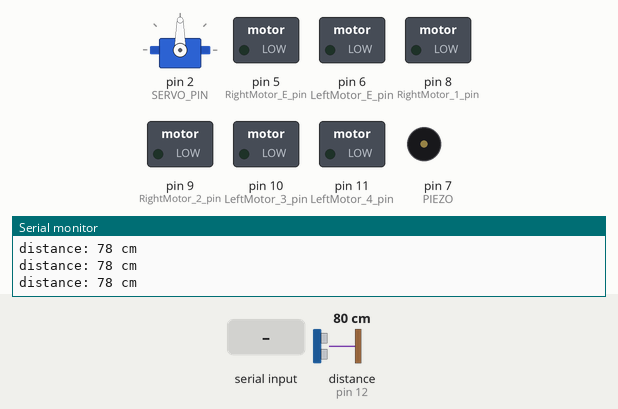
Recording of a sketch running on a simulated Arduino Uno, built with avr-gcc and run on an emulated ATmega328P. Shown: servo, switched loads named in the sketch (green lamp = pin HIGH), buzzer (waves = sounding), the last lines printed to the serial monitor. Wiring (inferred from the names in the program): ultrasonic range finder: trigger pin 13; echo pin 12. Dashed ring = blinking. The inputs (shaded band) are chosen by the test bench; at power-on: distance to the obstacle (sensor on pin 12) 80 cm. The echo pulse lasts 58.3 µs per cm; random numbers use the default seed unless the sketch sets one; pins used as bus, display or sensor lines are not drawn.

Above: at 3.2 s.
3.3 s: distance to the obstacle (sensor on pin 12) set to 12 cm
6.3 s: distance to the obstacle (sensor on pin 12) set to 9 cm
At 6.73 s:
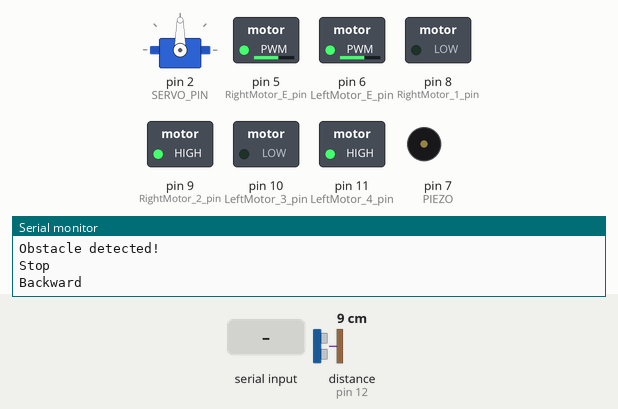
At 7.56 s:
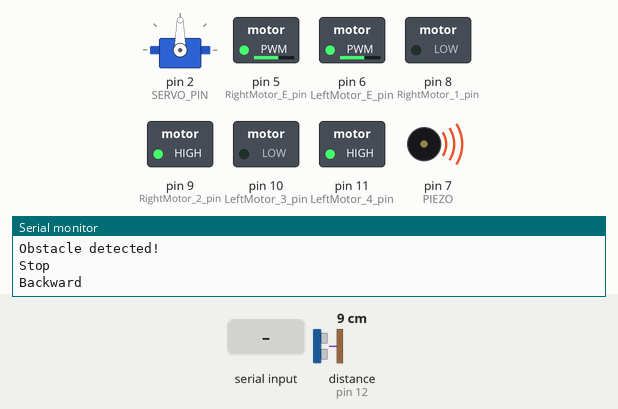
9.3 s: "UP\n" received over the second serial link
At 10.7 s:
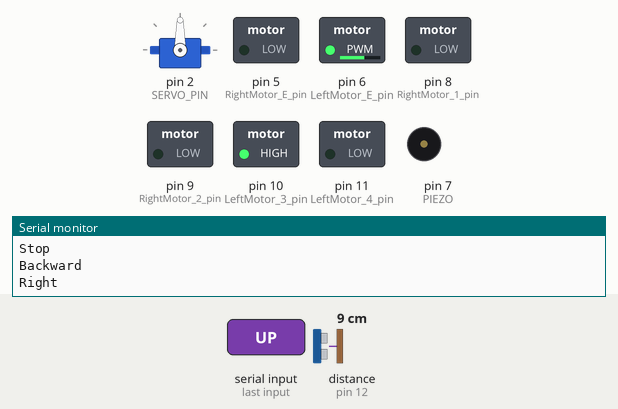
12.3 s: "SPEED90\n" received over the second serial link
Timing chart, 0 to 16.3 s (numbered marks = the images above; inputs shaded):
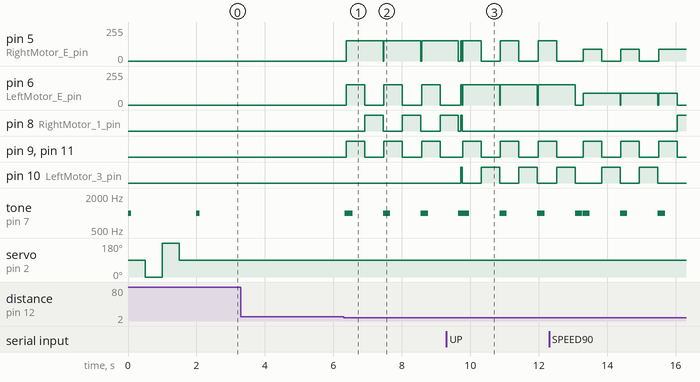

Measured:
- the behaviour switches between 11 and 10 cm on distance to the obstacle (sensor on pin 12) (found by bisection; images 0 and 1)
- after the input at 6.3 s, pin 5 (RightMotor_E_pin): 0/255 → 153/255 after 0.07 s; pin 6 (LeftMotor_E_pin): alternates 153/255 for 0.54 s and 0/255 for 0.56 s, starting after 0.07 s
- by itself, tone on pin 7 (PIEZO): alternates 1000 Hz for 0.10 s and silent for 1.9 s

The sketch:

rc_car_simple.ino
```cpp
/*
 * RC CAR Simple Version
 * 서보모터, 기어모터, 블루투스, 초음파센서만 동작
 * LCD, 8X8 LED Matrix 제외
 *
 * 핀 배치 (예제코드 기준):
 * - 서보모터: 2번 핀
 * - 블루투스: RX=3, TX=4
 * - 모터드라이버: 오른쪽(E=5, IN1=8, IN2=9), 왼쪽(IN3=10, IN4=11, E=6)
 * - 초음파센서: TRIG=13, ECHO=12
 * - 피에조: 7번 핀
 */

#include <SoftwareSerial.h>   // 블루투스 통신 라이브러리
#include <Servo.h>            // 서보 모터 라이브러리

/* 초음파 센서 핀 정의 (2_Ultrasonic_sensor 기준) */
#define TRIG 13
#define ECHO 12

/* 모터 드라이버 핀 정의 (6_Motor_driver 기준) */
#define RightMotor_E_pin  5   // 오른쪽 모터 Enable & PWM
#define RightMotor_1_pin  8   // 오른쪽 모터 IN1
#define RightMotor_2_pin  9   // 오른쪽 모터 IN2
#define LeftMotor_3_pin   10  // 왼쪽 모터 IN3
#define LeftMotor_4_pin   11  // 왼쪽 모터 IN4
#define LeftMotor_E_pin   6   // 왼쪽 모터 Enable & PWM

/* 블루투스 핀 정의 (11_Bluetooth 기준) */
#define BT_RXD 3
#define BT_TXD 4

/* 피에조 부저 */
#define PIEZO 7

/* 서보모터 핀 (1_Servo_motor 기준) */
#define SERVO_PIN 2

/* 모터 속도 설정 (0~255) */
int L_MotorSpeed = 153;   // 왼쪽 모터 속도
int R_MotorSpeed = 153;   // 오른쪽 모터 속도

/* 모터 동작 시간 (ms) */
int move_delay = 40;

/* 장애물 회피 모드 설정 */
bool obstacleAvoidMode = true;   // true: 장애물 회피 ON, false: OFF

/* 서보모터 객체 */
Servo myservo;

/* 블루투스 통신 변수 */
char inBTChar;
String inputBTString;
char inSLChar;
String inputSLString;

/* 블루투스 시리얼 객체 */
SoftwareSerial bluetooth(BT_RXD, BT_TXD);

/*
 * 전진 동작
 */
void SmartCar_Go() {
  Serial.println("Forward");

  digitalWrite(RightMotor_1_pin, HIGH);
  digitalWrite(RightMotor_2_pin, LOW);
  digitalWrite(LeftMotor_3_pin, HIGH);
  digitalWrite(LeftMotor_4_pin, LOW);

  analogWrite(RightMotor_E_pin, R_MotorSpeed);
  analogWrite(LeftMotor_E_pin, L_MotorSpeed);

  delay(move_delay);
}

/*
 * 후진 동작
 */
void SmartCar_Back() {
  Serial.println("Backward");

  digitalWrite(RightMotor_1_pin, LOW);
  digitalWrite(RightMotor_2_pin, HIGH);
  digitalWrite(LeftMotor_3_pin, LOW);
  digitalWrite(LeftMotor_4_pin, HIGH);

  analogWrite(RightMotor_E_pin, R_MotorSpeed);
  analogWrite(LeftMotor_E_pin, L_MotorSpeed);

  delay(move_delay);
}

/*
 * 왼쪽 회전 (오른쪽 모터만 동작)
 */
void SmartCar_Left() {
  Serial.println("Left");

  digitalWrite(RightMotor_1_pin, HIGH);
  digitalWrite(RightMotor_2_pin, LOW);
  digitalWrite(LeftMotor_3_pin, LOW);
  digitalWrite(LeftMotor_4_pin, LOW);

  analogWrite(RightMotor_E_pin, R_MotorSpeed);
  analogWrite(LeftMotor_E_pin, 0);

  delay(move_delay);
}

/*
 * 오른쪽 회전 (왼쪽 모터만 동작)
 */
void SmartCar_Right() {
  Serial.println("Right");

  digitalWrite(RightMotor_1_pin, LOW);
  digitalWrite(RightMotor_2_pin, LOW);
  digitalWrite(LeftMotor_3_pin, HIGH);
  digitalWrite(LeftMotor_4_pin, LOW);

  analogWrite(RightMotor_E_pin, 0);
  analogWrite(LeftMotor_E_pin, L_MotorSpeed);

  delay(move_delay);
}

/*
 * 정지 동작
 */
void SmartCar_Stop() {
  Serial.println("Stop");

  digitalWrite(RightMotor_1_pin, LOW);
  digitalWrite(RightMotor_2_pin, LOW);
  digitalWrite(LeftMotor_3_pin, LOW);
  digitalWrite(LeftMotor_4_pin, LOW);

  analogWrite(RightMotor_E_pin, 0);
  analogWrite(LeftMotor_E_pin, 0);

  tone(PIEZO, 1000, 200);

  delay(10);
}

/*
 * 초음파 센서로 거리 측정
 */
long getDistance() {
  long duration, distance;

  digitalWrite(TRIG, HIGH);
  delayMicroseconds(10);
  digitalWrite(TRIG, LOW);

  duration = pulseIn(ECHO, HIGH);
  distance = ((float)(340 * duration) / 10000) / 2;

  Serial.print("distance: ");
  Serial.print(distance);
  Serial.println(" cm");

  return distance;
}

/*
 * 초기 설정
 */
void setup() {
  // 시리얼 통신 초기화
  Serial.begin(9600);
  bluetooth.begin(9600);

  // 문자열 초기화
  inputBTString = "";
  inputSLString = "";

  // 모터 드라이버 핀 설정
  pinMode(RightMotor_E_pin, OUTPUT);
  pinMode(RightMotor_1_pin, OUTPUT);
  pinMode(RightMotor_2_pin, OUTPUT);
  pinMode(LeftMotor_3_pin, OUTPUT);
  pinMode(LeftMotor_4_pin, OUTPUT);
  pinMode(LeftMotor_E_pin, OUTPUT);

  // 초음파 센서 핀 설정
  pinMode(TRIG, OUTPUT);
  pinMode(ECHO, INPUT);

  // 피에조 핀 설정
  pinMode(PIEZO, OUTPUT);

  // 시작 알림
  tone(PIEZO, 1000, 100);

  // 서보모터 초기 테스트
  myservo.attach(SERVO_PIN);
  myservo.write(90);    // 중앙 위치
  delay(500);
  myservo.write(0);     // 0도
  delay(500);
  myservo.write(180);   // 180도
  delay(500);
  myservo.write(90);    // 다시 중앙
  delay(500);
  myservo.detach();

  tone(PIEZO, 1000, 100);

  Serial.println("RC CAR Ready!");
}

/*
 * 메인 루프
 */
void loop() {
  // 블루투스 또는 시리얼 통신 처리
  while (bluetooth.available() || Serial.available()) {
    if (bluetooth.available()) {
      inBTChar = (char)bluetooth.read();
    }
    if (Serial.available()) {
      inSLChar = (char)Serial.read();
    }

    if (inBTChar == '\n' || inBTChar == '\r' || inBTChar == '_' || inSLChar == '_') {

      if (inputBTString.equals("STOP") || inputSLString.equals("STOP")) {
        SmartCar_Stop();
        tone(PIEZO, 1000, 200);
        bluetooth.print("OK");
        inputBTString = "";
        inputSLString = "";

      } else if (inputBTString.equals("LEFT") || inputSLString.equals("LEFT")) {
        SmartCar_Left();
        bluetooth.print("OK");
        inputBTString = "";
        inputSLString = "";

      } else if (inputBTString.equals("RIGHT") || inputSLString.equals("RIGHT")) {
        SmartCar_Right();
        bluetooth.print("OK");
        inputBTString = "";
        inputSLString = "";

      } else if (inputBTString.equals("UP") || inputSLString.equals("UP")) {
        SmartCar_Go();
        bluetooth.print("OK");
        inputBTString = "";
        inputSLString = "";

      } else if (inputBTString.equals("DOWN") || inputSLString.equals("DOWN")) {
        SmartCar_Back();
        bluetooth.print("OK");
        inputBTString = "";
        inputSLString = "";

      } else if (inputBTString.equals("SERVOUP") || inputSLString.equals("SERVOUP")) {
        myservo.attach(SERVO_PIN);
        myservo.write(180);
        delay(500);
        myservo.detach();
        bluetooth.print("OK");
        inputBTString = "";
        inputSLString = "";

      } else if (inputBTString.equals("SERVODOWN") || inputSLString.equals("SERVODOWN")) {
        myservo.attach(SERVO_PIN);
        myservo.write(0);
        delay(500);
        myservo.detach();
        bluetooth.print("OK");
        inputBTString = "";
        inputSLString = "";

      } else if (inputBTString.equals("SERVOMID") || inputSLString.equals("SERVOMID")) {
        myservo.attach(SERVO_PIN);
        myservo.write(90);
        delay(500);
        myservo.detach();
        bluetooth.print("OK");
        inputBTString = "";
        inputSLString = "";

      } else if (inputBTString.startsWith("SPEED") || inputSLString.startsWith("SPEED")) {
        // 속도 조절 명령 (예: SPEED150)
        String speedStr = inputBTString.length() > 0 ? inputBTString.substring(5) : inputSLString.substring(5);
        int newSpeed = speedStr.toInt();
        if (newSpeed >= 0 && newSpeed <= 255) {
          L_MotorSpeed = newSpeed;
          R_MotorSpeed = newSpeed;
          Serial.print("Speed set to: ");
          Serial.println(newSpeed);
        }
        bluetooth.print("OK");
        inputBTString = "";
        inputSLString = "";

      } else if (inputBTString.equals("AVOIDON") || inputSLString.equals("AVOIDON")) {
        // 장애물 회피 모드 ON
        obstacleAvoidMode = true;
        Serial.println("Obstacle Avoidance: ON");
        tone(PIEZO, 1500, 100);
        delay(150);
        tone(PIEZO, 1500, 100);
        bluetooth.print("OK");
        inputBTString = "";
        inputSLString = "";

      } else if (inputBTString.equals("AVOIDOFF") || inputSLString.equals("AVOIDOFF")) {
        // 장애물 회피 모드 OFF
        obstacleAvoidMode = false;
        Serial.println("Obstacle Avoidance: OFF");
        tone(PIEZO, 500, 200);
        bluetooth.print("OK");
        inputBTString = "";
        inputSLString = "";

      } else if (inputBTString.equals("STATUS") || inputSLString.equals("STATUS")) {
        // 현재 상태 확인
        Serial.println("=== STATUS ===");
        Serial.print("Obstacle Avoidance: ");
        Serial.println(obstacleAvoidMode ? "ON" : "OFF");
        Serial.print("Motor Speed: ");
        Serial.println(L_MotorSpeed);
        bluetooth.print(obstacleAvoidMode ? "AVOID:ON" : "AVOID:OFF");
        inputBTString = "";
        inputSLString = "";

      } else {
        // 알 수 없는 명령
        Serial.print("Unknown command: ");
        Serial.println(inputBTString);
        tone(PIEZO, 500, 100);
        inputBTString = "";
        inputSLString = "";
      }

      // 문자 초기화
      inBTChar = 0;
      inSLChar = 0;

    } else {
      if (inBTChar != 0 && inBTChar != -1) {
        inputBTString += inBTChar;
      }
      if (inSLChar != 0 && inSLChar != -1) {
        inputSLString += inSLChar;
      }
      delay(30);
    }
  }

  // 장애물 회피 모드가 ON일 때만 초음파 센서로 장애물 감지
  if (obstacleAvoidMode) {
    long dist = getDistance();

    if (dist > 0 && dist < 10) {
      // 장애물 감지됨
      tone(PIEZO, 1000, 100);
      Serial.println("Obstacle detected!");

      SmartCar_Stop();
      SmartCar_Back();
      delay(500);

      // 랜덤하게 좌/우 회전
      int toggle = random(1, 3);
      if (toggle == 2) {
        SmartCar_Left();
        delay(500);
      } else {
        SmartCar_Right();
        delay(500);
      }
      SmartCar_Stop();
    }
  }
}
```
